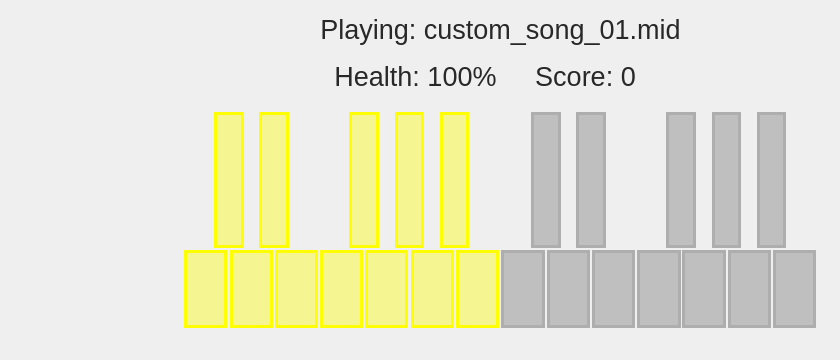
        <widget class="QWidget" name="page_hero_song">
         <widget class="QLabel" name="label_hero_song">
          <property name="geometry">
           <rect>
            <x>185</x>
            <y>0</y>
            <width>631</width>
            <height>59</height>
           </rect>
          </property>
          <property name="font">
           <font>
            <pointsize>20</pointsize>
           </font>
          </property>
          <property name="styleSheet">
           <string notr="true">color: rgb(40, 40, 40);</string>
          </property>
          <property name="text">
           <string>Playing: custom_song_01.mid</string>
          </property>
          <property name="alignment">
           <set>Qt::AlignCenter</set>
          </property>
         </widget>
         <widget class="QLabel" name="label_hero_health">
          <property name="geometry">
           <rect>
            <x>330</x>
            <y>47</y>
            <width>171</width>
            <height>59</height>
           </rect>
          </property>
          <property name="font">
           <font>
            <pointsize>20</pointsize>
           </font>
          </property>
          <property name="styleSheet">
           <string notr="true">color: rgb(40, 40, 40);</string>
          </property>
          <property name="text">
           <string>Health: 100%</string>
          </property>
          <property name="alignment">
           <set>Qt::AlignCenter</set>
          </property>
         </widget>
         <widget class="QLabel" name="label_hero_score">
          <property name="geometry">
           <rect>
            <x>500</x>
            <y>47</y>
            <width>171</width>
            <height>59</height>
           </rect>
          </property>
          <property name="font">
           <font>
            <pointsize>20</pointsize>
           </font>
          </property>
          <property name="styleSheet">
           <string notr="true">color: rgb(40, 40, 40);</string>
          </property>
          <property name="text">
           <string>Score: 0</string>
          </property>
          <property name="alignment">
           <set>Qt::AlignCenter</set>
          </property>
         </widget>
         <widget class="QLabel" name="kb_piano_img_4">
          <property name="geometry">
           <rect>
            <x>170</x>
            <y>90</y>
            <width>661</width>
            <height>261</height>
           </rect>
          </property>
          <property name="sizePolicy">
           <sizepolicy hsizetype="Fixed" vsizetype="Preferred">
            <horstretch>0</horstretch>
            <verstretch>0</verstretch>
           </sizepolicy>
          </property>
          <property name="frameShape">
           <enum>QFrame::NoFrame</enum>
          </property>
          <property name="text">
           <string>&lt;html&gt;&lt;head/&gt;&lt;body&gt;&lt;p align=&quot;center&quot;&gt;&lt;img src=&quot;:/newPrefix/24-key-piano-large.png&quot;/&gt;&lt;/p&gt;&lt;/body&gt;&lt;/html&gt;</string>
          </property>
         </widget>
         <widget class="QLabel" name="ind_h10">
          <property name="geometry">
           <rect>
            <x>411</x>
            <y>250</y>
            <width>43</width>
            <height>78</height>
           </rect>
          </property>
          <property name="autoFillBackground">
           <bool>false</bool>
          </property>
          <property name="styleSheet">
           <string notr="true">color: rgb(255, 255, 0);
background-color: rgba(255, 255, 0, 100);</string>
          </property>
          <property name="frameShape">
           <enum>QFrame::Box</enum>
          </property>
          <property name="lineWidth">
           <number>3</number>
          </property>
          <property name="text">
           <string/>
          </property>
         </widget>
         <widget class="QLabel" name="ind_h2">
          <property name="geometry">
           <rect>
            <x>214</x>
            <y>112</y>
            <width>30</width>
            <height>136</height>
           </rect>
          </property>
          <property name="autoFillBackground">
           <bool>false</bool>
          </property>
          <property name="styleSheet">
           <string notr="true">color: rgb(255, 255, 0);
background-color: rgba(255, 255, 0, 100);</string>
          </property>
          <property name="frameShape">
           <enum>QFrame::Box</enum>
          </property>
          <property name="lineWidth">
           <number>3</number>
          </property>
          <property name="text">
           <string/>
          </property>
         </widget>
         <widget class="QLabel" name="ind_h9">
          <property name="geometry">
           <rect>
            <x>395</x>
            <y>112</y>
            <width>29</width>
            <height>136</height>
           </rect>
          </property>
          <property name="autoFillBackground">
           <bool>false</bool>
          </property>
          <property name="styleSheet">
           <string notr="true">color: rgb(255, 255, 0);
background-color: rgba(255, 255, 0, 100);</string>
          </property>
          <property name="frameShape">
           <enum>QFrame::Box</enum>
          </property>
          <property name="lineWidth">
           <number>3</number>
          </property>
          <property name="text">
           <string/>
          </property>
         </widget>
         <widget class="QLabel" name="ind_h1">
          <property name="geometry">
           <rect>
            <x>184</x>
            <y>250</y>
            <width>43</width>
            <height>78</height>
           </rect>
          </property>
          <property name="autoFillBackground">
           <bool>false</bool>
          </property>
          <property name="styleSheet">
           <string notr="true">color: rgb(255, 255, 0);
background-color: rgba(255, 255, 0, 100);</string>
          </property>
          <property name="frameShape">
           <enum>QFrame::Box</enum>
          </property>
          <property name="lineWidth">
           <number>3</number>
          </property>
          <property name="text">
           <string/>
          </property>
         </widget>
         <widget class="QLabel" name="ind_h6">
          <property name="geometry">
           <rect>
            <x>320</x>
            <y>250</y>
            <width>43</width>
            <height>78</height>
           </rect>
          </property>
          <property name="autoFillBackground">
           <bool>false</bool>
          </property>
          <property name="styleSheet">
           <string notr="true">color: rgb(255, 255, 0);
background-color: rgba(255, 255, 0, 100);</string>
          </property>
          <property name="frameShape">
           <enum>QFrame::Box</enum>
          </property>
          <property name="lineWidth">
           <number>3</number>
          </property>
          <property name="text">
           <string/>
          </property>
         </widget>
         <widget class="QLabel" name="ind_h7">
          <property name="geometry">
           <rect>
            <x>349</x>
            <y>112</y>
            <width>30</width>
            <height>136</height>
           </rect>
          </property>
          <property name="autoFillBackground">
           <bool>false</bool>
          </property>
          <property name="styleSheet">
           <string notr="true">color: rgb(255, 255, 0);
background-color: rgba(255, 255, 0, 100);</string>
          </property>
          <property name="frameShape">
           <enum>QFrame::Box</enum>
          </property>
          <property name="lineWidth">
           <number>3</number>
          </property>
          <property name="text">
           <string/>
          </property>
         </widget>
         <widget class="QLabel" name="ind_h4">
          <property name="geometry">
           <rect>
            <x>259</x>
            <y>112</y>
            <width>30</width>
            <height>136</height>
           </rect>
          </property>
          <property name="autoFillBackground">
           <bool>false</bool>
          </property>
          <property name="styleSheet">
           <string notr="true">color: rgb(255, 255, 0);
background-color: rgba(255, 255, 0, 100);</string>
          </property>
          <property name="frameShape">
           <enum>QFrame::Box</enum>
          </property>
          <property name="lineWidth">
           <number>3</number>
          </property>
          <property name="text">
           <string/>
          </property>
         </widget>
         <widget class="QLabel" name="ind_h3">
          <property name="geometry">
           <rect>
            <x>230</x>
            <y>250</y>
            <width>43</width>
            <height>78</height>
           </rect>
          </property>
          <property name="autoFillBackground">
           <bool>false</bool>
          </property>
          <property name="styleSheet">
           <string notr="true">color: rgb(255, 255, 0);
background-color: rgba(255, 255, 0, 100);</string>
          </property>
          <property name="frameShape">
           <enum>QFrame::Box</enum>
          </property>
          <property name="lineWidth">
           <number>3</number>
          </property>
          <property name="text">
           <string/>
          </property>
         </widget>
         <widget class="QLabel" name="ind_h5">
          <property name="geometry">
           <rect>
            <x>275</x>
            <y>250</y>
            <width>43</width>
            <height>78</height>
           </rect>
          </property>
          <property name="autoFillBackground">
           <bool>false</bool>
          </property>
          <property name="styleSheet">
           <string notr="true">color: rgb(255, 255, 0);
background-color: rgba(255, 255, 0, 100);</string>
          </property>
          <property name="frameShape">
           <enum>QFrame::Box</enum>
          </property>
          <property name="lineWidth">
           <number>3</number>
          </property>
          <property name="text">
           <string/>
          </property>
         </widget>
         <widget class="QLabel" name="ind_h11">
          <property name="geometry">
           <rect>
            <x>440</x>
            <y>112</y>
            <width>29</width>
            <height>136</height>
           </rect>
          </property>
          <property name="autoFillBackground">
           <bool>false</bool>
          </property>
          <property name="styleSheet">
           <string notr="true">color: rgb(255, 255, 0);
background-color: rgba(255, 255, 0, 100);</string>
          </property>
          <property name="frameShape">
           <enum>QFrame::Box</enum>
          </property>
          <property name="lineWidth">
           <number>3</number>
          </property>
          <property name="text">
           <string/>
          </property>
         </widget>
         <widget class="QLabel" name="ind_h12">
          <property name="geometry">
           <rect>
            <x>456</x>
            <y>250</y>
            <width>43</width>
            <height>78</height>
           </rect>
          </property>
          <property name="autoFillBackground">
           <bool>false</bool>
          </property>
          <property name="styleSheet">
           <string notr="true">color: rgb(255, 255, 0);
background-color: rgba(255, 255, 0, 100);</string>
          </property>
          <property name="frameShape">
           <enum>QFrame::Box</enum>
          </property>
          <property name="lineWidth">
           <number>3</number>
          </property>
          <property name="text">
           <string/>
          </property>
         </widget>
         <widget class="QLabel" name="ind_h8">
          <property name="geometry">
           <rect>
            <x>365</x>
            <y>250</y>
            <width>43</width>
            <height>78</height>
           </rect>
          </property>
          <property name="autoFillBackground">
           <bool>false</bool>
          </property>
          <property name="styleSheet">
           <string notr="true">color: rgb(255, 255, 0);
background-color: rgba(255, 255, 0, 100);</string>
          </property>
          <property name="frameShape">
           <enum>QFrame::Box</enum>
          </property>
          <property name="lineWidth">
           <number>3</number>
          </property>
          <property name="text">
           <string/>
          </property>
         </widget>
         <widget class="QLabel" name="ind_h18">
          <property name="geometry">
           <rect>
            <x>637</x>
            <y>250</y>
            <width>44</width>
            <height>78</height>
           </rect>
          </property>
          <property name="autoFillBackground">
           <bool>false</bool>
          </property>
          <property name="styleSheet">
           <string notr="true">color: rgba(165, 165, 165, 165);
background-color: rgba(165, 165, 165, 165);</string>
          </property>
          <property name="frameShape">
           <enum>QFrame::Box</enum>
          </property>
          <property name="lineWidth">
           <number>3</number>
          </property>
          <property name="text">
           <string/>
          </property>
         </widget>
         <widget class="QLabel" name="ind_h16">
          <property name="geometry">
           <rect>
            <x>576</x>
            <y>112</y>
            <width>30</width>
            <height>136</height>
           </rect>
          </property>
          <property name="autoFillBackground">
           <bool>false</bool>
          </property>
          <property name="styleSheet">
           <string notr="true">color: rgba(165, 165, 165, 165);
background-color: rgba(165, 165, 165, 165);</string>
          </property>
          <property name="frameShape">
           <enum>QFrame::Box</enum>
          </property>
          <property name="lineWidth">
           <number>3</number>
          </property>
          <property name="text">
           <string/>
          </property>
         </widget>
         <widget class="QLabel" name="ind_h21">
          <property name="geometry">
           <rect>
            <x>712</x>
            <y>112</y>
            <width>29</width>
            <height>136</height>
           </rect>
          </property>
          <property name="autoFillBackground">
           <bool>false</bool>
          </property>
          <property name="styleSheet">
           <string notr="true">color: rgba(165, 165, 165, 165);
background-color: rgba(165, 165, 165, 165);</string>
          </property>
          <property name="frameShape">
           <enum>QFrame::Box</enum>
          </property>
          <property name="lineWidth">
           <number>3</number>
          </property>
          <property name="text">
           <string/>
          </property>
         </widget>
         <widget class="QLabel" name="ind_h17">
          <property name="geometry">
           <rect>
            <x>592</x>
            <y>250</y>
            <width>43</width>
            <height>78</height>
           </rect>
          </property>
          <property name="autoFillBackground">
           <bool>false</bool>
          </property>
          <property name="styleSheet">
           <string notr="true">color: rgba(165, 165, 165, 165);
background-color: rgba(165, 165, 165, 165);</string>
          </property>
          <property name="frameShape">
           <enum>QFrame::Box</enum>
          </property>
          <property name="lineWidth">
           <number>3</number>
          </property>
          <property name="text">
           <string/>
          </property>
         </widget>
         <widget class="QLabel" name="ind_h20">
          <property name="geometry">
           <rect>
            <x>682</x>
            <y>250</y>
            <width>44</width>
            <height>78</height>
           </rect>
          </property>
          <property name="autoFillBackground">
           <bool>false</bool>
          </property>
          <property name="styleSheet">
           <string notr="true">color: rgba(165, 165, 165, 165);
background-color: rgba(165, 165, 165, 165);</string>
          </property>
          <property name="frameShape">
           <enum>QFrame::Box</enum>
          </property>
          <property name="lineWidth">
           <number>3</number>
          </property>
          <property name="text">
           <string/>
          </property>
         </widget>
         <widget class="QLabel" name="ind_h14">
          <property name="geometry">
           <rect>
            <x>531</x>
            <y>112</y>
            <width>30</width>
            <height>136</height>
           </rect>
          </property>
          <property name="autoFillBackground">
           <bool>false</bool>
          </property>
          <property name="styleSheet">
           <string notr="true">color: rgba(165, 165, 165, 165);
background-color: rgba(165, 165, 165, 165);</string>
          </property>
          <property name="frameShape">
           <enum>QFrame::Box</enum>
          </property>
          <property name="lineWidth">
           <number>3</number>
          </property>
          <property name="text">
           <string/>
          </property>
         </widget>
         <widget class="QLabel" name="ind_h23">
          <property name="geometry">
           <rect>
            <x>757</x>
            <y>112</y>
            <width>29</width>
            <height>136</height>
           </rect>
          </property>
          <property name="autoFillBackground">
           <bool>false</bool>
          </property>
          <property name="styleSheet">
           <string notr="true">color: rgba(165, 165, 165, 165);
background-color: rgba(165, 165, 165, 165);</string>
          </property>
          <property name="frameShape">
           <enum>QFrame::Box</enum>
          </property>
          <property name="lineWidth">
           <number>3</number>
          </property>
          <property name="text">
           <string/>
          </property>
         </widget>
         <widget class="QLabel" name="ind_h22">
          <property name="geometry">
           <rect>
            <x>728</x>
            <y>250</y>
            <width>43</width>
            <height>78</height>
           </rect>
          </property>
          <property name="autoFillBackground">
           <bool>false</bool>
          </property>
          <property name="styleSheet">
           <string notr="true">color: rgba(165, 165, 165, 165);
background-color: rgba(165, 165, 165, 165);</string>
          </property>
          <property name="frameShape">
           <enum>QFrame::Box</enum>
          </property>
          <property name="lineWidth">
           <number>3</number>
          </property>
          <property name="text">
           <string/>
          </property>
         </widget>
         <widget class="QLabel" name="ind_h13">
          <property name="geometry">
           <rect>
            <x>501</x>
            <y>250</y>
            <width>44</width>
            <height>78</height>
           </rect>
          </property>
          <property name="autoFillBackground">
           <bool>false</bool>
          </property>
          <property name="styleSheet">
           <string notr="true">color: rgba(165, 165, 165, 165);
background-color: rgba(165, 165, 165, 165);</string>
          </property>
          <property name="frameShape">
           <enum>QFrame::Box</enum>
          </property>
          <property name="lineWidth">
           <number>3</number>
          </property>
          <property name="text">
           <string/>
          </property>
         </widget>
         <widget class="QLabel" name="ind_h15">
          <property name="geometry">
           <rect>
            <x>547</x>
            <y>250</y>
            <width>43</width>
            <height>78</height>
           </rect>
          </property>
          <property name="autoFillBackground">
           <bool>false</bool>
          </property>
          <property name="styleSheet">
           <string notr="true">color: rgba(165, 165, 165, 165);
background-color: rgba(165, 165, 165, 165);</string>
          </property>
          <property name="frameShape">
           <enum>QFrame::Box</enum>
          </property>
          <property name="lineWidth">
           <number>3</number>
          </property>
          <property name="text">
           <string/>
          </property>
         </widget>
         <widget class="QLabel" name="ind_h19">
          <property name="geometry">
           <rect>
            <x>666</x>
            <y>112</y>
            <width>30</width>
            <height>136</height>
           </rect>
          </property>
          <property name="autoFillBackground">
           <bool>false</bool>
          </property>
          <property name="styleSheet">
           <string notr="true">color: rgba(165, 165, 165, 165);
background-color: rgba(165, 165, 165, 165);</string>
          </property>
          <property name="frameShape">
           <enum>QFrame::Box</enum>
          </property>
          <property name="lineWidth">
           <number>3</number>
          </property>
          <property name="text">
           <string/>
          </property>
         </widget>
         <widget class="QLabel" name="ind_h24">
          <property name="geometry">
           <rect>
            <x>773</x>
            <y>250</y>
            <width>43</width>
            <height>78</height>
           </rect>
          </property>
          <property name="autoFillBackground">
           <bool>false</bool>
          </property>
          <property name="styleSheet">
           <string notr="true">color: rgba(165, 165, 165, 165);
background-color: rgba(165, 165, 165, 165);</string>
          </property>
          <property name="frameShape">
           <enum>QFrame::Box</enum>
          </property>
          <property name="lineWidth">
           <number>3</number>
          </property>
          <property name="text">
           <string/>
          </property>
         </widget>
        </widget>
